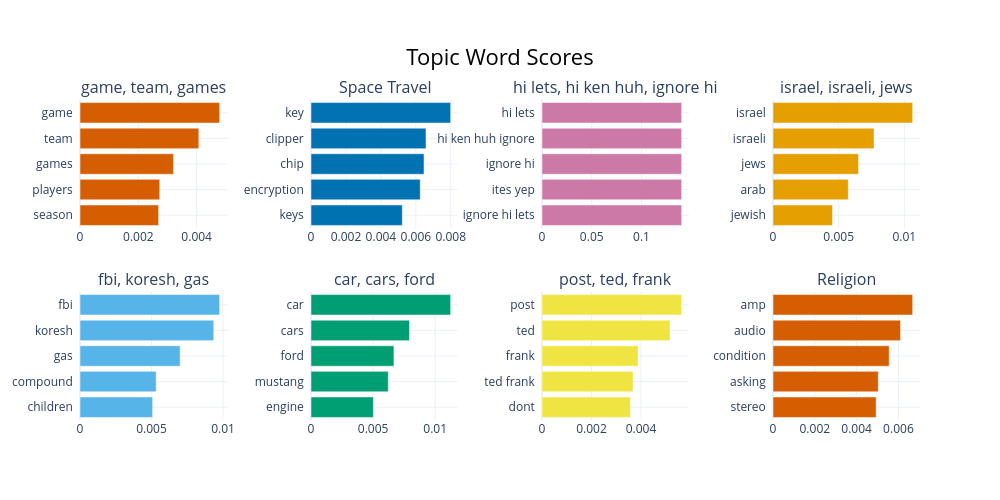

Notebook code for this chart:
### Markdown cell above
Then, to make use of those custom topic labels across visualizations, such as .visualize_hierarchy(), we can use the custom_labels=True parameter that is found in most visualizations.

### Code cell
fig = topic_model.visualize_barchart(custom_labels=True)
fig

### Figure 1 — Plotly figure (JSON) as saved in the notebook; plotly's stock layout.template omitted (floating-point values rounded to 4 significant figures)
{"data": [{"marker": {"color": "#D55E00"}, "orientation": "h", "type": "bar", "x": [0.002697, 0.002733, 0.003204, 0.004074, 0.004789], "xaxis": "x", "y": ["season  ", "players  ", "games  ", "team  ", "game  "], "yaxis": "y"}, {"marker": {"color": "#0072B2"}, "orientation": "h", "type": "bar", "x": [0.005226, 0.006252, 0.006468, 0.006583, 0.007993], "xaxis": "x2", "y": ["keys  ", "encryption  ", "chip  ", "clipper  ", "key  "], "yaxis": "y2"}, {"marker": {"color": "#CC79A7"}, "orientation": "h", "type": "bar", "x": [0.1403, 0.1403, 0.1403, 0.1403, 0.1403], "xaxis": "x3", "y": ["ignore hi lets  ", "ites yep  ", "ignore hi  ", "hi ken huh ignore  ", "hi lets  "], "yaxis": "y3"}, {"marker": {"color": "#E69F00"}, "orientation": "h", "type": "bar", "x": [0.004531, 0.005733, 0.006516, 0.007694, 0.01063], "xaxis": "x4", "y": ["jewish  ", "arab  ", "jews  ", "israeli  ", "israel  "], "yaxis": "y4"}, {"marker": {"color": "#56B4E9"}, "orientation": "h", "type": "bar", "x": [0.005079, 0.005324, 0.007001, 0.009351, 0.009764], "xaxis": "x5", "y": ["children  ", "compound  ", "gas  ", "koresh  ", "fbi  "], "yaxis": "y5"}, {"marker": {"color": "#009E73"}, "orientation": "h", "type": "bar", "x": [0.005022, 0.006223, 0.006678, 0.00793, 0.01125], "xaxis": "x6", "y": ["engine  ", "mustang  ", "ford  ", "cars  ", "car  "], "yaxis": "y6"}, {"marker": {"color": "#F0E442"}, "orientation": "h", "type": "bar", "x": [0.003572, 0.003679, 0.003883, 0.005174, 0.005645], "xaxis": "x7", "y": ["dont  ", "ted frank  ", "frank  ", "ted  ", "post  "], "yaxis": "y7"}, {"marker": {"color": "#D55E00"}, "orientation": "h", "type": "bar", "x": [0.004936, 0.005037, 0.005556, 0.0061, 0.006681], "xaxis": "x8", "y": ["stereo  ", "asking  ", "condition  ", "audio  ", "amp  "], "yaxis": "y8"}], "layout": {"annotations": [{"font": {"size": 16}, "showarrow": false, "text": "game, team, games", "x": 0.0875, "xanchor": "center", "xref": "paper", "y": 1, "yanchor": "bottom", "yref": "paper"}, {"font": {"size": 16}, "showarrow": false, "text": "Space Travel", "x": 0.3625, "xanchor": "center", "xref": "paper", "y": 1, "yanchor": "bottom", "yref": "paper"}, {"font": {"size": 16}, "showarrow": false, "text": "hi lets, hi ken huh, ignore hi", "x": 0.6375, "xanchor": "center", "xref": "paper", "y": 1, "yanchor": "bottom", "yref": "paper"}, {"font": {"size": 16}, "showarrow": false, "text": "israel, israeli, jews", "x": 0.9125, "xanchor": "center", "xref": "paper", "y": 1, "yanchor": "bottom", "yref": "paper"}, {"font": {"size": 16}, "showarrow": false, "text": "fbi, koresh, gas", "x": 0.0875, "xanchor": "center", "xref": "paper", "y": 0.4, "yanchor": "bottom", "yref": "paper"}, {"font": {"size": 16}, "showarrow": false, "text": "car, cars, ford", "x": 0.3625, "xanchor": "center", "xref": "paper", "y": 0.4, "yanchor": "bottom", "yref": "paper"}, {"font": {"size": 16}, "showarrow": false, "text": "post, ted, frank", "x": 0.6375, "xanchor": "center", "xref": "paper", "y": 0.4, "yanchor": "bottom", "yref": "paper"}, {"font": {"size": 16}, "showarrow": false, "text": "Religion", "x": 0.9125, "xanchor": "center", "xref": "paper", "y": 0.4, "yanchor": "bottom", "yref": "paper"}], "height": 500, "hoverlabel": {"bgcolor": "white", "font": {"family": "Rockwell", "size": 16}}, "showlegend": false, "title": {"font": {"color": "Black", "size": 22}, "text": "Topic Word Scores", "x": 0.5, "xanchor": "center", "yanchor": "top"}, "width": 1000, "xaxis": {"anchor": "y", "domain": [0, 0.175], "showgrid": true}, "xaxis2": {"anchor": "y2", "domain": [0.275, 0.45], "showgrid": true}, "xaxis3": {"anchor": "y3", "domain": [0.55, 0.725], "showgrid": true}, "xaxis4": {"anchor": "y4", "domain": [0.825, 1], "showgrid": true}, "xaxis5": {"anchor": "y5", "domain": [0, 0.175], "showgrid": true}, "xaxis6": {"anchor": "y6", "domain": [0.275, 0.45], "showgrid": true}, "xaxis7": {"anchor": "y7", "domain": [0.55, 0.725], "showgrid": true}, "xaxis8": {"anchor": "y8", "domain": [0.825, 1], "showgrid": true}, "yaxis": {"anchor": "x", "domain": [0.6, 1], "showgrid": true}, "yaxis2": {"anchor": "x2", "domain": [0.6, 1], "showgrid": true}, "yaxis3": {"anchor": "x3", "domain": [0.6, 1], "showgrid": true}, "yaxis4": {"anchor": "x4", "domain": [0.6, 1], "showgrid": true}, "yaxis5": {"anchor": "x5", "domain": [0, 0.4], "showgrid": true}, "yaxis6": {"anchor": "x6", "domain": [0, 0.4], "showgrid": true}, "yaxis7": {"anchor": "x7", "domain": [0, 0.4], "showgrid": true}, "yaxis8": {"anchor": "x8", "domain": [0, 0.4], "showgrid": true}}}
